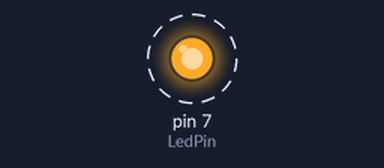
The sketch below on a simulated Arduino Uno, built with avr-gcc and run on an emulated ATmega328P. Parts: output pins drawn as LEDs (lit = HIGH). Dashed ring = blinking.

Above: at 0.05 s.
Timing chart, 0 to 3.0 s (numbered marks = the images above):
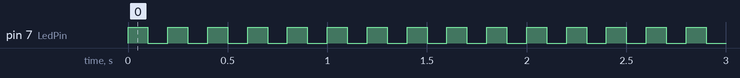

The sketch:

LED_BLINKING.ino
```cpp
//*******************************************************************************
// Project : LED Blink in Sensor Kit,  led 깜박임 센서만들기
// Board : Arduino Uno
//*******************************************************************************
#define LedPin  7

// 리셋을 누르거나 보드에 전원을 공급하면 설정 기능이 실행됩니다.
void setup() {
  // 디지털 핀 LED 초기화, 출력으로 BUILTIN
  pinMode(LedPin, OUTPUT);
}

// the loop function runs over and over again forever
void loop() {
  digitalWrite(LedPin, HIGH);   // turn the LED on (HIGH is the voltage level)
  delay(100);                       // wait for a second
  digitalWrite(LedPin, LOW);    // turn the LED off by making the voltage LOW
  delay(100);                       // wait for a second
}
```

Measured:
- by itself, pin 7 (LedPin): alternates HIGH for 0.10 s and LOW for 0.10 s
